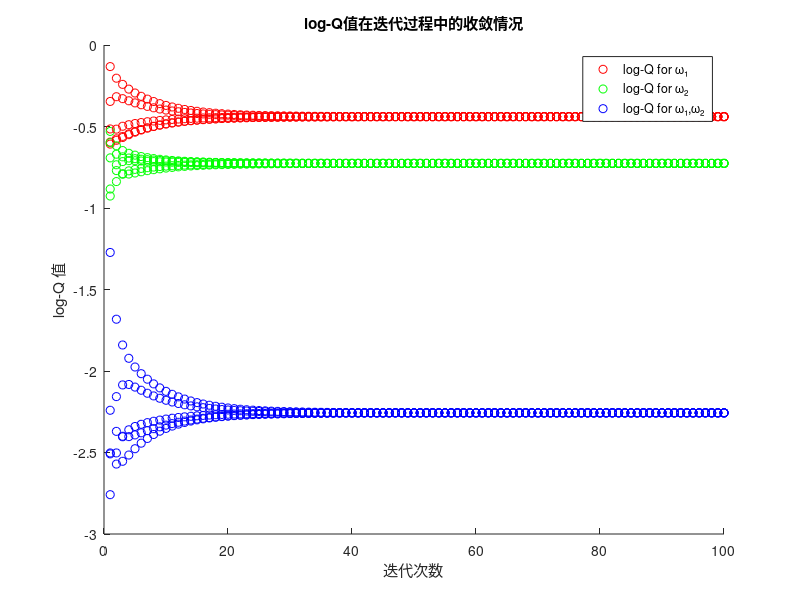

The MATLAB script that drew this image:
clear all; % 清除工作区中的所有变量
clc;       % 清除命令窗口内容

% =========================================================================
% 分布式数据融合算法 - 基于Dempster-Shafer证据理论和线性共识
% =========================================================================
% 本代码实现了一个分布式系统中多个节点（智能体）通过共识算法
% 融合证据信息的过程。算法基于Dempster-Shafer证据理论，在对数域
% 进行线性共识，最终得到全局一致的信念函数。

n = 5;         % 网络中的节点数量（智能体数量）
format long;   % 设置数值显示格式为长格式，提高精度

% W矩阵：权重矩阵，用于分布式共识算法
% 这是一个双随机矩阵，每行和每列的元素和都为1
% W(i,j)表示节点i从节点j接收信息时的权重系数
% 矩阵的稀疏性反映了网络的通信拓扑结构
W = [ 0.417  0.333  0.250  0.000  0.000;    % 节点1的邻居权重分配
      0.333  0.667  0.000  0.000  0.000;    % 节点2的邻居权重分配
      0.250  0.000  0.250  0.250  0.250;    % 节点3的邻居权重分配（连接最多）
      0.000  0.000  0.250  0.750  0.000;    % 节点4的邻居权重分配
      0.000  0.000  0.250  0.000  0.750 ];  % 节点5的邻居权重分配

% mass矩阵：每个节点的初始质量函数（Mass Function）
% 在Dempster-Shafer证据理论中，质量函数表示对不同命题的信度分配
% 每行对应一个节点，每列对应不同的命题集合：
% 第1列：m({ω1}) - 对命题ω1的信度
% 第2列：m({ω2}) - 对命题ω2的信度  
% 第3列：m({ω1,ω2}) - 对命题ω1和ω2都成立的信度
% 第4列：m(∅) - 对空集的信度（通常为0，表示冲突）
mass = [
    0.848  0.116  0.036  0.000;    % 节点1：强烈支持ω1
    0.092  0.127  0.780  0.000;    % 节点2：强烈支持ω1∪ω2
    0.353  0.632  0.016  0.000;    % 节点3：倾向于支持ω2
    0.430  0.370  0.200  0.000;    % 节点4：对ω1和ω2的支持相对平均
    0.480  0.380  0.140  0.000     % 节点5：略微倾向于ω1
];

% =========================================================================
% 第一步：从质量函数计算Q函数（置信函数）
% =========================================================================
% Q函数（也称为置信函数或Belief函数）表示对某个命题至少成立的信度
% 对于任意集合A，Q(A) = Σ_{B⊆A} m(B)，即所有子集的质量函数之和

Q = zeros(n, 4);  % 初始化Q函数矩阵，n×4表示n个节点对4个集合的置信度

for i = 1:n
    % 对每个节点i，计算其对不同命题集合的置信函数值
    Q(i,1) = mass(i,1) + mass(i,3);  % Q_i({ω1}) = m({ω1}) + m({ω1,ω2})
    Q(i,2) = mass(i,2) + mass(i,3);  % Q_i({ω2}) = m({ω2}) + m({ω1,ω2})
    Q(i,3) = mass(i,3);              % Q_i({ω1,ω2}) = m({ω1,ω2})
    Q(i,4) = 1;                      % Q_i(∅) = 1，全集的置信度总是1
end

% =========================================================================
% 第二步：将Q函数转换为对数域（log-Q）
% =========================================================================
% 在对数域进行运算有以下优势：
% 1. 将乘法运算转换为加法运算，便于线性共识算法处理
% 2. 提高数值计算的稳定性，避免很小的数值导致的精度损失
% 3. 对数函数的单调性保持了原始信息的相对关系

logQ = log(Q);

% =========================================================================
% 第三步：初始化状态矩阵X用于共识算法
% =========================================================================
% X矩阵存储每个节点的log-Q值，将作为共识算法的状态变量
% X(i,:)表示节点i对所有命题的log-Q向量

X = logQ;

% =========================================================================
% 第四步：线性共识算法的可视化仿真
% =========================================================================
% 通过多次迭代展示各节点log-Q值如何逐渐收敛到一致状态
% 线性共识算法的核心思想：每个节点的状态更新为其邻居状态的加权平均

iterations = 100;  % 设置共识迭代次数
figure;            % 创建新的图形窗口
hold on;           % 保持图形，使后续绘图命令添加到同一图上

% 开始迭代仿真过程
for t = 1:iterations
    % 同步更新：所有节点同时根据权重矩阵W更新其状态
    % X_new = W * X 实现了分布式平均共识算法的一次迭代
    % 每个节点的新状态 = Σ W(i,j) * X_old(j,:)
    X_new = W * X;  
    X = X_new;      % 更新状态矩阵
    
    % 可视化当前迭代的log-Q值分布情况
    % 不同颜色表示不同的命题，不同的点表示不同的节点
    plot(t*ones(1, n), X(:,1), 'ro');  % 红色圆点：{ω1}的log-Q值
    plot(t*ones(1, n), X(:,2), 'go');  % 绿色圆点：{ω2}的log-Q值  
    plot(t*ones(1, n), X(:,3), 'bo');  % 蓝色圆点：{ω1,ω2}的log-Q值
end

% 设置图形标签和标题，便于理解仿真结果
xlabel('迭代次数');                    % x轴：迭代轮数
ylabel('log-Q 值');                   % y轴：对数置信度值
title('log-Q值在迭代过程中的收敛情况');   % 图形标题
legend({'log-Q for {ω₁}', 'log-Q for {ω₂}', 'log-Q for {ω₁,ω₂}'});  % 图例说明
hold off;                            % 释放图形保持状态

% =========================================================================
% 第五步：计算全局共识结果
% =========================================================================
% 经过共识算法后，所有节点的log-Q值应该收敛到相同的值
% 这里计算所有节点的平均值作为全局共识的log-Q

alpha_k = mean(X, 1);  % 按列计算均值，得到每个命题的全局平均log-Q值
                       % alpha_k(j)表示所有节点对命题j达成共识的log-Q值

% =========================================================================
% 第六步：从共识的log-Q恢复全局Q函数
% =========================================================================
% 根据分布式信息融合理论，全局Q函数可以通过以下公式计算：
% Q_global(A) = exp(n * α_k(A))，其中n是节点数，α_k是共识的平均log-Q

Q_total = exp(n * alpha_k);  % 计算融合后的全局Q函数

% =========================================================================
% 第七步：通过Möbius逆变换计算全局质量函数
% =========================================================================
% Möbius逆变换是从Q函数（置信函数）恢复质量函数的标准方法
% 对于二元命题空间{ω1, ω2}，逆变换公式为：
% m(A) = Σ_{B⊇A} (-1)^|B\A| Q(B)

m_unnorm = zeros(1, 4);  % 初始化未归一化的质量函数
m_unnorm(1) = Q_total(1) - Q_total(3);  % m({ω1}) = Q({ω1}) - Q({ω1,ω2})
m_unnorm(2) = Q_total(2) - Q_total(3);  % m({ω2}) = Q({ω2}) - Q({ω1,ω2})
m_unnorm(3) = Q_total(3);               % m({ω1,ω2}) = Q({ω1,ω2})
m_unnorm(4) = Q_total(4) - Q_total(1) - Q_total(2) + Q_total(3);  % m(∅)，空集的质量

% =========================================================================
% 第八步：质量函数的归一化处理
% =========================================================================
% 由于数值计算误差，可能会产生非零的空集质量m(∅)
% 需要进行Dempster归一化以确保质量函数的有效性

K = 1 / (1 - m_unnorm(4));  % 计算归一化常数K = 1/(1-m(∅))
m_norm = m_unnorm * K;      % 归一化：将非空集的质量按比例放大

% =========================================================================
% 第九步：输出最终的融合结果
% =========================================================================
fprintf('=== 分布式信息融合结果 ===\n');
fprintf('经过 %d 次迭代后的全局质量函数：\n', iterations);
fprintf('m({ω₁}) = %.6f\n', m_norm(1));      % 对ω1的全局信度
fprintf('m({ω₂}) = %.6f\n', m_norm(2));      % 对ω2的全局信度  
fprintf('m({ω₁,ω₂}) = %.6f\n', m_norm(3));   % 对ω1∪ω2的全局信度
fprintf('归一化常数 K = %.6f\n', K);          % 显示归一化系数
